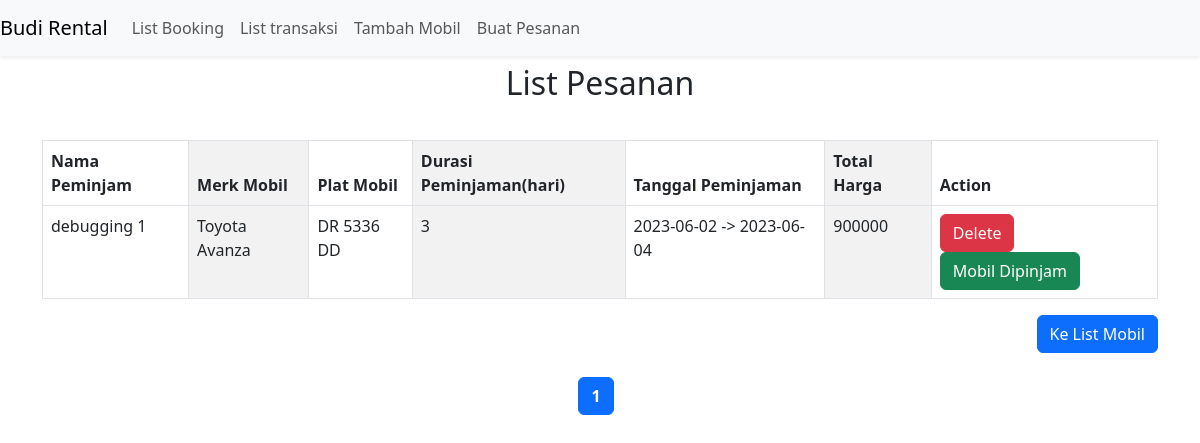
The page /list_pesanan (signed in) on the database its author committed.
### models/rentalmodel.py (models this page shows)
class Pinjaman(db.Model):
    id = db.Column(db.Integer, primary_key=True, autoincrement=True)
    namaPeminjam = db.Column(db.String(100))
    merk = db.Column(db.String(100))
    plat = db.Column(db.String(20))
    hari = db.Column(db.Integer)
    id_mobil = db.Column(db.Integer, db.ForeignKey('mobil.id'))
    tanggalPinjam = db.Column(db.Date)
    tanggalKembali = db.Column(db.Date)
    totalHarga = db.Column(db.Integer)
    mobil = db.relationship('Mobil', back_populates='pinjaman')
    transaksi = db.relationship('Transaksi', back_populates='pinjaman')
    last_updated = db.Column(db.String(100))

### blueprint/rentalblueprint.py (the view)
@rentalblueprint.route('/list_pesanan')
@login_required
def list_pesanan():
    page = request.args.get('page', 1, type=int)
    per_page = 8
    pinjaman = Pinjaman.query.paginate(page= page, per_page=per_page)
    return render_template('list_pesanan.html', pesanan=pinjaman)

### app.py (called while the page is built)
@login_manager.user_loader
def load_user(user_id):
    return User.query.get(user_id)

### templates/list_pesanan.html (shortened to what this page needs)
<!DOCTYPE html>
<html lang="en">
  <head>
    <link
      href="https://cdn.jsdelivr.net/npm/bootstrap@5.3.0-alpha1/dist/css/bootstrap.min.css"
      rel="stylesheet"
    />
  </head>
  <nav
      class="navbar navbar-expand-lg bg-light fixed-top shadow-sm"
      role="navigation"
    >
      <a class="navbar-brand" href="/list_mobil">Budi Rental</a>
      <div class="collapse navbar-collapse" id="navbarSupportedContent">
        <ul class="navbar-nav ">
          <li class="nav-item">
            <a class="nav-link" href="/list_pesanan">List Booking</a>
          </li>
          <li class="nav-item">
            <a href="/transaksi/1" class="nav-link">List transaksi</a>
          </li>
          <li class="nav-item">
            <a href="/tambah_mobil" class="nav-link">Tambah Mobil</a>
          </li>
          <li class="nav-item d-flex">
            <a href="/start" class="nav-link">Buat Pesanan</a>
          </li>
        </ul>
      </div>
    </nav>
    <div class="container mt-5 pt-3">
      <h2 class="text-center">List Pesanan</h2>
      <div class="col-md-12">
          <table class="table table-striped-columns table-bordered" style="margin-top: 1cm">
              <thead>
                  <th>Nama Peminjam</th>
                  <th>Merk Mobil</th>
                  <th>Plat Mobil</th>
                  <th>Durasi Peminjaman(hari)</th>
                  <th>Tanggal Peminjaman</th>
                  <th>Total Harga</th>
                  <th>Action</th>
              </thead>
              <tbody>
                  {% for p in pesanan %}
                  <tr>
                      <td>{{p.namaPeminjam}}</td>
                      <td>{{p.merk}}</td>
                      <td>{{p.plat}}</td>
                      <td>{{p.hari}}</td>
                      <td>{{p.tanggalPinjam}} -> {{p.tanggalKembali}}</td>
                      <td>{{p.totalHarga}}</td>
                      <td>
                          <a href="/delete/{{p.id}}" class="btn btn-danger">Delete</a>
                          <a href="/ongoing/{{p.id}}" class="btn btn-success">Mobil Dipinjam</a>
                      </td>
                  </tr>
                  {% endfor %}
              </tbody>
          </table>
          <h5 class="text-end">
              <a href="/list_mobil" class="btn btn-primary">Ke List Mobil</a>
          </h5>
      </div>
  </div>
  <div class="d-flex justify-content-center mt-4">
    {% for num in pesanan.iter_pages() %}
      {% if num %}
        {% if num == pesanan.page %}
          <a class="btn btn-primary me-2" href="?page={{ num }}"><b>{{ num }}</b></a>
        {% else %}
          <a class="btn btn-primary me-2" href="?page={{ num }}">{{ num }}</a>
        {% endif %}
      {% else %}
        <span class="btn btn-secondary me-2 disabled">&hellip;</span>
      {% endif %}
    {% endfor %}
  </div>
  <body>
  </body>
</html>

### rows shown on the page
Pinjaman: namaPeminjam "debugging 1", merk "Toyota Avanza", plat "DR 5336 DD", hari "3", tanggalPinjam "2023-06-02", tanggalKembali "2023-06-04", totalHarga "900000"

### other values the page prints
{{ num }} "1"
